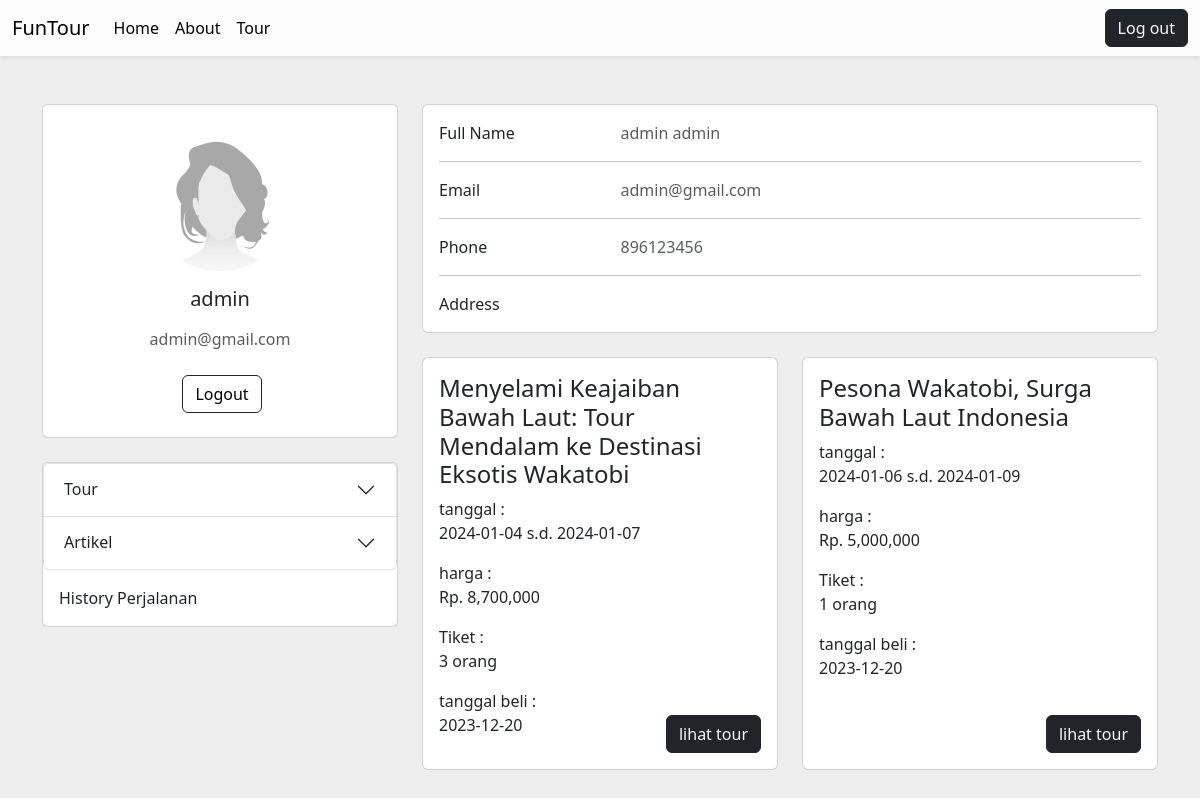
Page /profile/index.php (signed in) on the committed database.
### tables this page shows
CREATE TABLE `users` (
  `user_id` int(11) NOT NULL,
  `username` varchar(255) DEFAULT NULL,
  `email` varchar(255) DEFAULT NULL,
  `password` varchar(255) DEFAULT NULL,
  `first_name` varchar(255) DEFAULT NULL,
  `last_name` varchar(255) DEFAULT NULL,
  `user_type` varchar(255) DEFAULT NULL,
  `address` varchar(255) DEFAULT NULL,
  `phone` int(11) DEFAULT NULL
);

CREATE TABLE `tourists` (
  `tourist_id` int(11) NOT NULL,
  `user_id` int(11) DEFAULT NULL,
  `tour_id` int(11) DEFAULT NULL,
  `jumlah_beli` int(11) DEFAULT NULL,
  `total_harga` int(11) DEFAULT NULL,
  `tanggal_beli` date DEFAULT NULL
);

CREATE TABLE `tours` (
  `tour_id` int(11) NOT NULL,
  `destination_id` int(11) DEFAULT NULL,
  `tour_name` varchar(255) DEFAULT NULL,
  `start_date` date DEFAULT NULL,
  `end_date` date DEFAULT NULL,
  `max_capacity` int(11) DEFAULT NULL,
  `current_capacity` int(11) DEFAULT NULL,
  `price` decimal(10,2) DEFAULT NULL,
  `image_url` varchar(255) DEFAULT NULL,
  `description` longtext DEFAULT NULL,
  `author_id` int(11) DEFAULT NULL
);

### profile/index.php (the view, shortened to what this page needs)
<?php
require_once '../connect_db.php';
$user_id = $_SESSION['user_id'];
$verf_id = mysqli_query($conn, "SELECT * FROM users WHERE user_id = '$user_id'");
$history_query = mysqli_query($conn, "SELECT tours.tour_id, tourists.tourist_id, tourists.jumlah_beli, tourists.total_harga, tourists.tanggal_beli, tours.tour_name, tours.start_date, tours.end_date, tours.price
                                FROM tourists
                                INNER JOIN tours ON tourists.tour_id = tours.tour_id
                                WHERE tourists.user_id = '$user_id'
                                ORDER BY tourists.tourist_id DESC");
$history_data = array();
while ($row = mysqli_fetch_assoc($history_query)) {
    $history_data[] = $row;
}
?>
<!DOCTYPE html>
<html lang="en">
<head>
    <link href="https://cdn.jsdelivr.net/npm/bootstrap@5.3.2/dist/css/bootstrap.min.css" rel="stylesheet">
</head>
<body>
    <?php
    while ($row = mysqli_fetch_assoc($verf_id)) :
    ?>
        <nav class="navbar navbar-expand-lg bg-body-tertiary bg-light-subtle shadow-sm">
            <div class="container-fluid">
                <a class="navbar-brand" href="/FunTour/">FunTour</a>
                <div class="collapse navbar-collapse" id="navbarSupportedContent">
                    <ul class="navbar-nav  mb-4 mb-lg-0">
                        <li class="nav-item">
                            <a class="nav-link active" aria-current="page" href="../">Home</a>
                        </li>
                        <li class="nav-item">
                            <a class="nav-link active" href="../about/">About</a>
                        </li>
                        <li class="nav-item">
                            <a class="nav-link active" href="../tour/">Tour</a>
                        </li>
                    </ul>
                    <button class="btn btn-dark ms-auto" type="button">
                        <a href="../logout.php" class="link-light text-decoration-none">
                            Log out
                        </a>
                    </button>
                </div>
            </div>
        </nav>
        <section style="background-color: #eee;">
            <div class="container py-5">
                <div class="row">
                    <div class="col-lg-4">
                        <div class="card mb-4">
                            <div class="card-body text-center">
                                <img src="/FunTour/assets/profileplcholder.jpg" alt="avatar" class="rounded-circle img-fluid" style="width: 150px;">
                                <h5 class="my-3">
                                    <?= $row["username"] ?>
                                </h5>
                                <p class="text-muted mb-4"><?= $row['email'] ?></p>
                                <div class="d-flex justify-content-center mb-2">
                                    <button type="button" class="btn btn-outline-dark ms-1">
                                        <a href="../logout.php" class=" text-decoration-none text-black">Logout</a>
                                    </button>
                                </div>
                            </div>
                        </div>
                        <div class="card mb-4 mb-lg-0">
                            <div class="card-body p-0">
                                <div class="accordion" id="accordionExample">
                                    <?php if ($_SESSION['user_type'] === 'admin') { ?>
                                        <div class="accordion-item ">
                                            <h2 class="accordion-header">
                                                <button class="accordion-button collapsed" type="button" data-bs-toggle="collapse" data-bs-target="#collapseOne" aria-expanded="false" aria-controls="collapseOne">
                                                    Tour
                                                </button>
                                            </h2>
                                        </div>
                                        <div class="accordion-item">
                                            <h2 class="accordion-header">
                                                <button class="accordion-button collapsed" type="button" data-bs-toggle="collapse" data-bs-target="#collapseTwo" aria-expanded="false" aria-controls="collapseTwo">
                                                    Artikel
                                                </button>
                                            </h2>
                                        </div>
                                    <?php
                                    }
                                    ?>
                                    <ul class="list-group list-group-flush rounded-3">
                                        <li class="list-group-item  p-3">
                                            History Perjalanan
                                        </li>
                                    </ul>
                                </div>
                            </div>
                        </div>
                    </div>
                    <div class="col-lg-8">
                        <div class="card mb-4">
                            <div class="card-body">
                                <div class="row">
                                    <div class="col-sm-3">
                                        <p class="mb-0">Full Name</p>
                                    </div>
                                    <div class="col-sm-9">
                                        <p class="text-muted mb-0"><?= $row["first_name"] ?> <?= $row["last_name"] ?></p>
                                    </div>
                                </div>
                                <hr>
                                <div class="row">
                                    <div class="col-sm-3">
                                        <p class="mb-0">Email</p>
                                    </div>
                                    <div class="col-sm-9">
                                        <p class="text-muted mb-0"><?= $row['email'] ?></p>
                                    </div>
                                </div>
                                <hr>
                                <div class="row">
                                    <div class="col-sm-3">
                                        <p class="mb-0">Phone</p>
                                    </div>
                                    <div class="col-sm-9">
                                        <p class="text-muted mb-0"><?= $row['phone'] ?></p>
                                    </div>
                                </div>
                                <hr>
                                <div class="row">
                                    <div class="col-sm-3">
                                        <p class="mb-0">Address</p>
                                    </div>
                                    <div class="col-sm-9">
                                    </div>
                                </div>
                            </div>
                        </div>
                    <?php endwhile; ?>
                    <div class="row row-cols-2">
                        <?php
                        $tour_count = 0;
                        foreach ($history_data as $tour) :
                            if ($tour_count >= 2) {
                                break;
                            }
                        ?>
                            <div class="col-md-6">
                                <div class="card mb-4 mb-md-0 h-100">
                                    <div class="card-body">
                                        <h4 class="card-title"><?= $tour['tour_name'] ?></h4>
                                        <p class=" card-text ">tanggal : <br> <?= $tour['start_date'] ?> s.d. <?= $tour['end_date'] ?></p>
                                        <p class=" card-text ">harga : <br> Rp. <?= number_format($tour['total_harga'], 0, ',', ',')  ?></p>
                                        <p class=" card-text ">Tiket : <br> <?= $tour['jumlah_beli'] ?> orang</p>
                                        <p class=" card-text ">tanggal beli : <br> <?= $tour['tanggal_beli'] ?></p>
                                        <div class="d-flex ms-auto">
                                            <button class=" btn btn-dark ms-auto m-3" style="position: absolute; bottom: 0; right: 0;">
                                                <a href="../tour/tour_details.php?id=<?= $tour['tour_id'] ?>" class="link-light text-decoration-none">lihat tour</a>
                                            </button>
                                        </div>
                                    </div>
                                </div>
                            </div>
                        <?php
                            $tour_count++;
                        endforeach;
                        ?>
                    </div>
                    </div>
                </div>
            </div>
        </section>
</body>
</html>

### rows in the picture
users: username "admin", email "admin@gmail.com", first_name "admin", last_name "admin", phone "896123456"
tourists: tour.tour_name "Menyelami Keajaiban Bawah Laut: Tour Mendalam ke Destinasi Eksotis Wakatobi", tour.start_date "2024-01-04", tour.end_date "2024-01-07", total_harga "8,700,000", jumlah_beli "3", tanggal_beli "2023-12-20"
tourists: tour.tour_name "Pesona Wakatobi, Surga Bawah Laut Indonesia", tour.start_date "2024-01-06", tour.end_date "2024-01-09", total_harga "5,000,000", jumlah_beli "1", tanggal_beli "2023-12-20"
